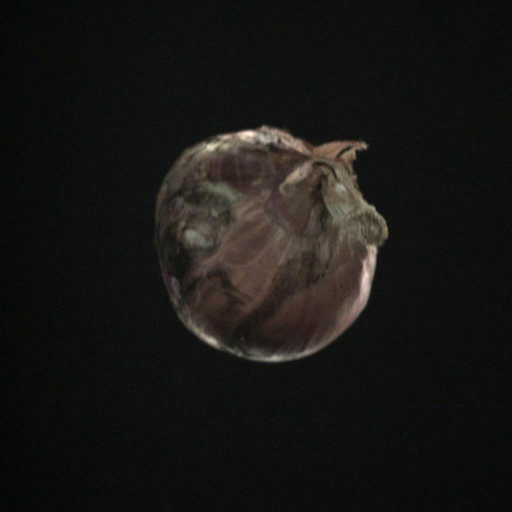
#> input picture Testing Preprocessing/resources/images/1_.jpg, 1024 x 1024 px, found by its file name (shown at 1/2 size); the run also reads 1 picture not shown here
$ python code_to_stitch_images.py
#> lines starting #> are read from the running program, lines starting #| are printed output that depends on the picture
import cv2
import numpy as np

image_paths = [
    '/Users/user/Documents/ROS_new_potato/Testing Preprocessing/resources/images/1_.jpg',
    '/Users/user/Documents/ROS_new_potato/Testing Preprocessing/resources/images/2_.jpg',
    '/Users/user/Documents/ROS_new_potato/Testing Preprocessing/resources/images/3_.jpg',
    '/Users/user/Documents/ROS_new_potato/Testing Preprocessing/resources/images/4_.jpg',
    '/Users/user/Documents/ROS_new_potato/Testing Preprocessing/resources/images/5_.jpg',
    '/Users/user/Documents/ROS_new_potato/Testing Preprocessing/resources/images/6_.jpg',
    '/Users/user/Documents/ROS_new_potato/Testing Preprocessing/resources/images/7_.jpg',
    '/Users/user/Documents/ROS_new_potato/Testing Preprocessing/resources/images/8_.jpg',
    '/Users/user/Documents/ROS_new_potato/Testing Preprocessing/resources/images/9_.jpg',
    '/Users/user/Documents/ROS_new_potato/Testing Preprocessing/resources/images/10_.jpg',
    '/Users/user/Documents/ROS_new_potato/Testing Preprocessing/resources/images/11_.jpg',
    '/Users/user/Documents/ROS_new_potato/Testing Preprocessing/resources/images/12_.jpg'
]

# Load all images
images = [cv2.imread(image_path) for image_path in image_paths]
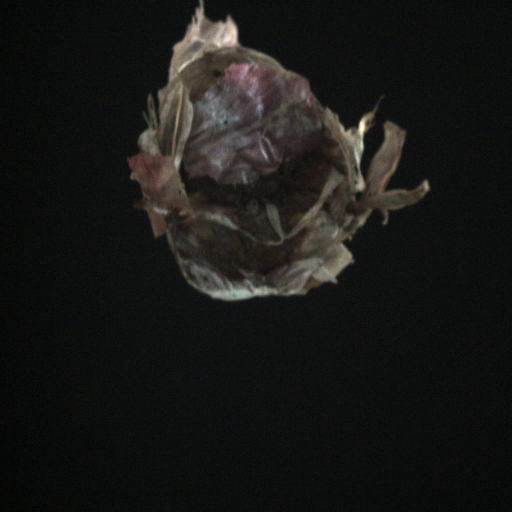
#> input picture Testing Preprocessing/resources/images/2_.jpg, 1024 x 1024 px, found by its file name (shown at 1/2 size)
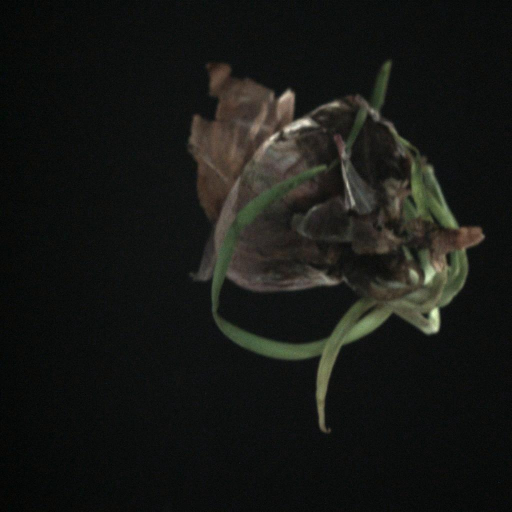
#> input picture Testing Preprocessing/resources/images/3_.jpg, 1024 x 1024 px, found by its file name (shown at 1/2 size)
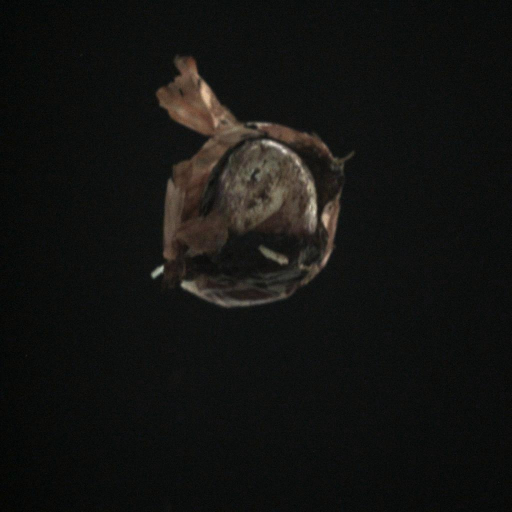
#> input picture Testing Preprocessing/resources/images/4_.jpg, 1024 x 1024 px, found by its file name (shown at 1/2 size)
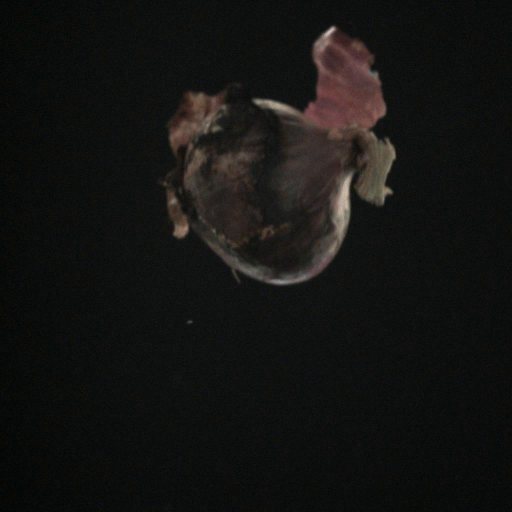
#> input picture Testing Preprocessing/resources/images/6_.jpg, 1024 x 1024 px, found by its file name (shown at 1/2 size)
#> images = 12 items

# Check if any image failed to load
for i, img in enumerate(images):
    if img is None:
        print(f"Failed to load image at {image_paths[i]}")
        images[i] = np.zeros((224, 224, 3), dtype=np.uint8)  # Replace with a black image to avoid errors
#> this loop made 12 passes
#| Failed to load image at /Users/user/Documents/ROS_new_potato/Testing Preprocessing/resources/images/7_.jpg
#| Failed to load image at /Users/user/Documents/ROS_new_potato/Testing Preprocessing/resources/images/8_.jpg
#| Failed to load image at /Users/user/Documents/ROS_new_potato/Testing Preprocessing/resources/images/9_.jpg
#| Failed to load image at /Users/user/Documents/ROS_new_potato/Testing Preprocessing/resources/images/10_.jpg
#| Failed to load image at /Users/user/Documents/ROS_new_potato/Testing Preprocessing/resources/images/11_.jpg
#| Failed to load image at /Users/user/Documents/ROS_new_potato/Testing Preprocessing/resources/images/12_.jpg

# Resize all images to the same size
image_size = (224, 224)
images = [cv2.resize(img, image_size) for img in images]

# Combine images row by row
row1 = np.hstack(images[0:3])  # First row
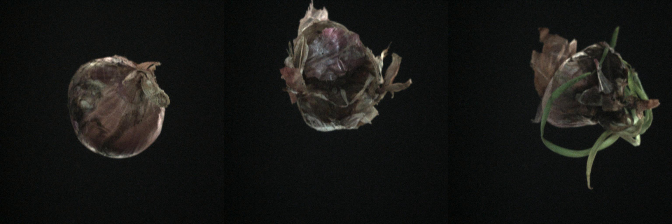
#> row1: shape (224, 672, 3); mean of channels 0, 1, 2 21.1, 23.6, 23.4; drawn as B, G, R
row2 = np.hstack(images[3:6])  # Second row
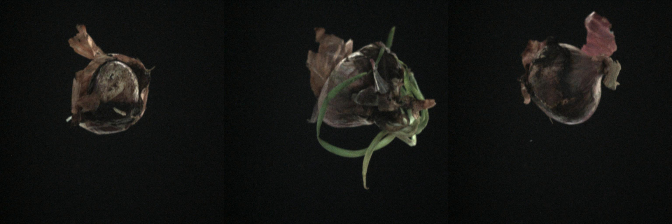
#> row2: shape (224, 672, 3); mean of channels 0, 1, 2 18.7, 21, 20.7; drawn as B, G, R
row3 = np.hstack(images[6:9])  # Third row
#> row3: shape (224, 672, 3); every value is 0
row4 = np.hstack(images[9:12])  # Fourth row

# Combine all rows vertically to create a 4x3 matrix
stitched_image = np.vstack([row1, row2, row3, row4])
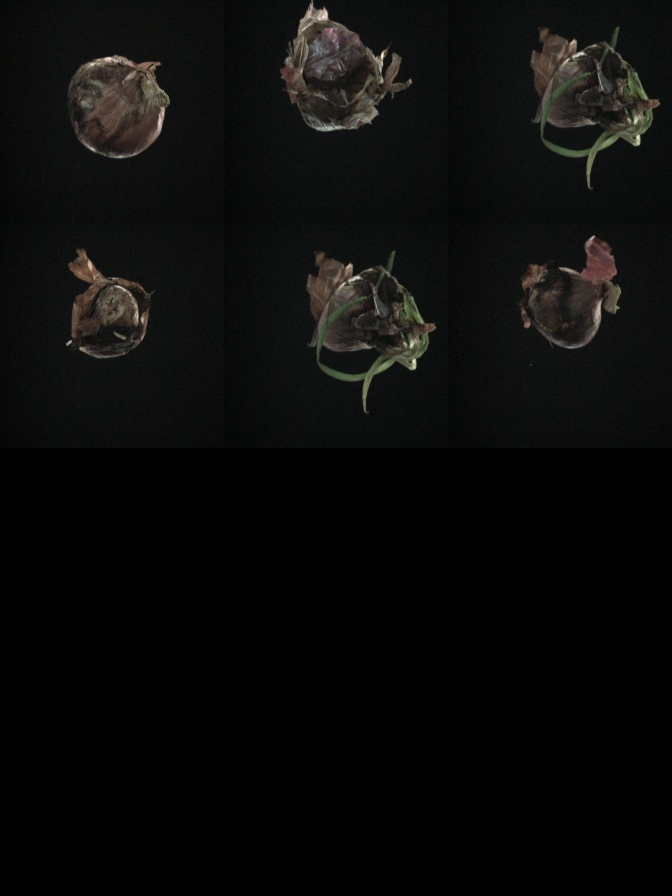
#> stitched_image: shape (896, 672, 3); mean of channels 0, 1, 2 10, 11.1, 11; drawn as B, G, R

# Save the stitched image into the resources folder
output_path = '/Users/user/Documents/ROS_new_potato/Testing Preprocessing/resources/stitched_image.jpg'
cv2.imwrite(output_path, stitched_image)

# Optionally display the stitched image (ensure your environment supports GUI)
cv2.imshow('Stitched Image', stitched_image)
cv2.waitKey(0)
cv2.destroyAllWindows()
